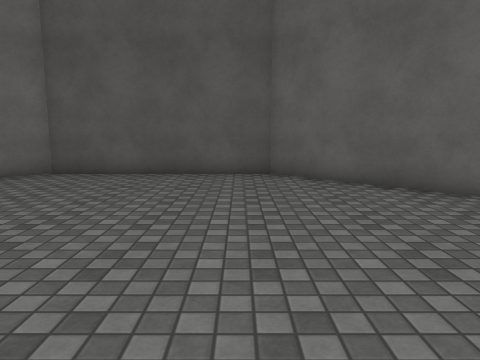
[1] (above)

13 first-person views from a walk through a scene from a Unity 3-D project. The camera is 1.3 m above the floor, tilts 8° down and sees 70° across. The floor is counted in squares, 1 m on a side. Each view is taken from the middle of a square. On the plan, view 1 faces up. The plan holds only what a view shows up to about 15 squares ahead; the rest is blank. The place goes on beyond the plan. The player character is not drawn. Surface patterns are stand-ins for the level's own textures.

[2]
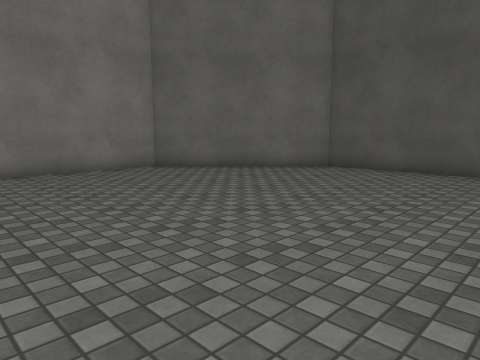

[3]
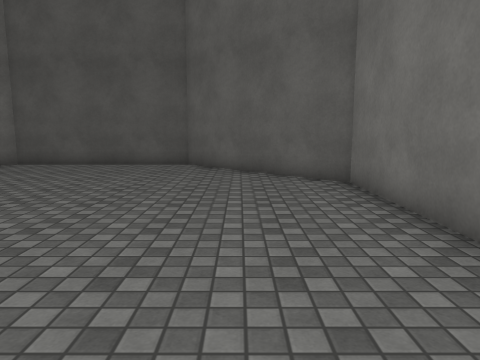

[4]
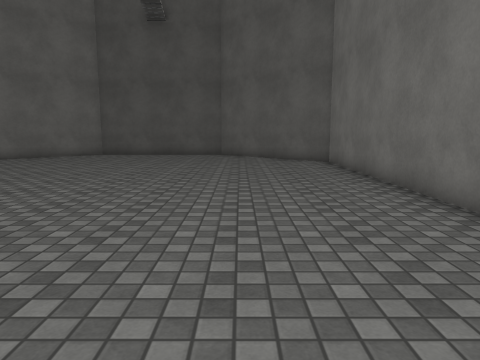

[5]
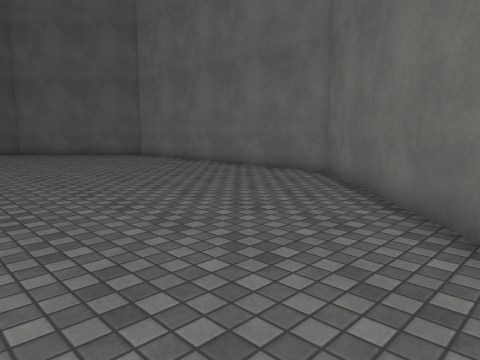

[6]
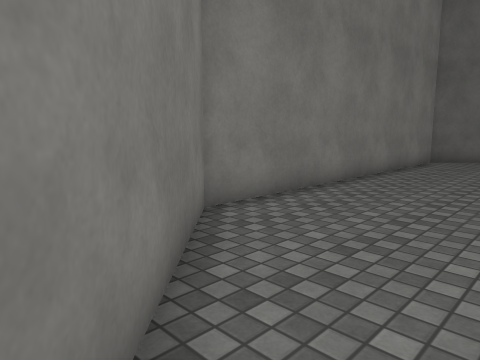

[7]
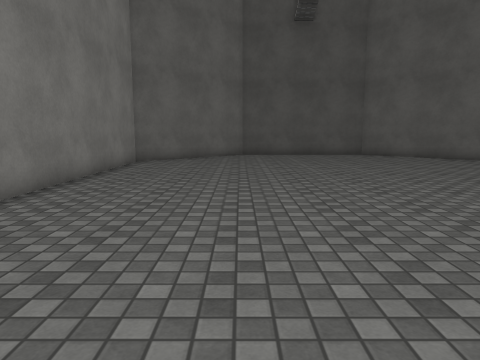

[8]
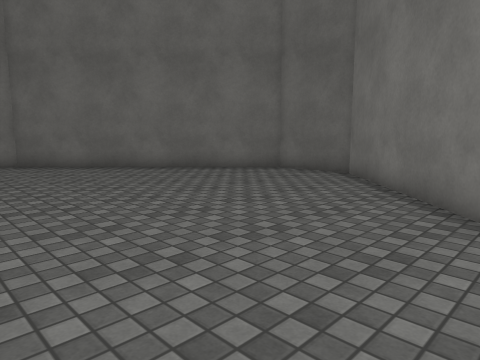

[9]
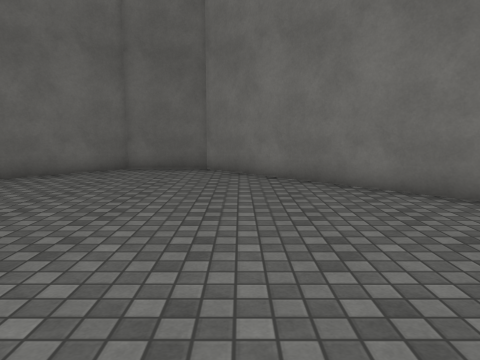

[10]
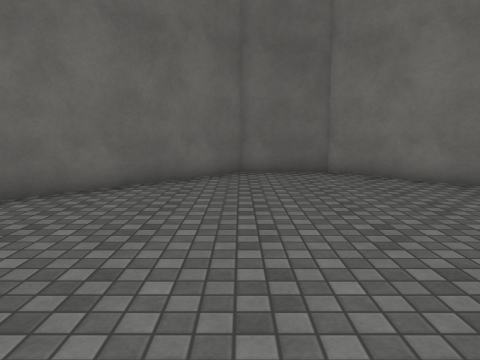

[11]
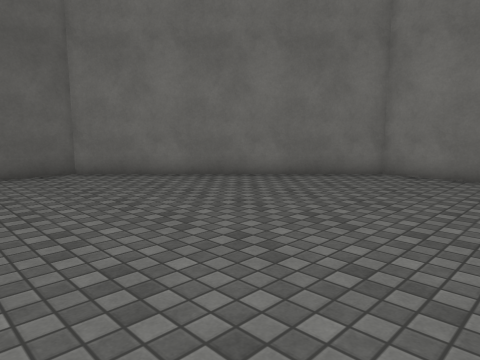

[12]
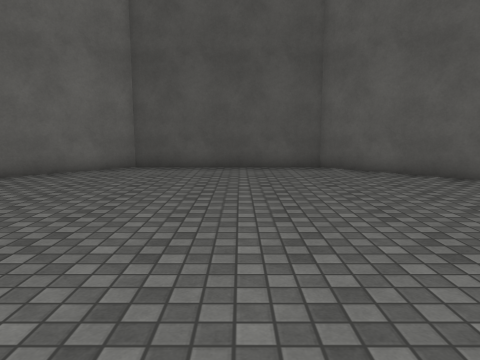

[13]
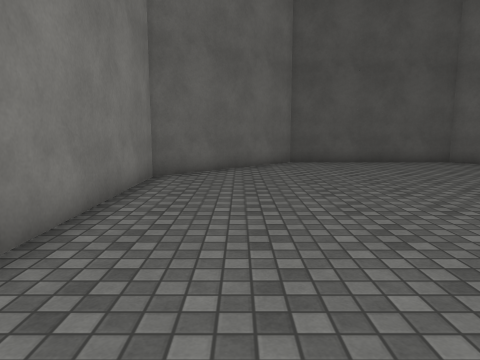

### Floor plan
Points are (right, up) in squares from view 1. A wall is a line through its corners. A room is listed if a view was taken in it or the views show most of it. See-through windows are left out.
Room 1 (views 1, 2, 3, 4, 5, 6, 7, 8, 9, 10, 11, 12, 13)
walls: (5.8, -6.1) (5.8, 5.7) (1, 10.6) (-5.9, 10.6) (-10.5, 5.9) (-10.5, -6.3) (-3.8, -13) (-1.1, -13) (5.8, -6.1)

Positions as (right, up) in squares from view 1, and headings:
1: (0, 0), facing up
2: (1, -1), facing up-left
3: (3, -3), facing up
4: (2, -9), facing up
5: (-4, -12), facing up-right
6: (-6, -10), facing up-left
7: (-6, -9), facing up
8: (-9, -3), facing down-right
9: (-5, -1), facing down
10: (-1, -2), facing down
11: (0, -2), facing down-left
12: (-2, -2), facing up
13: (-8, -4), facing up
